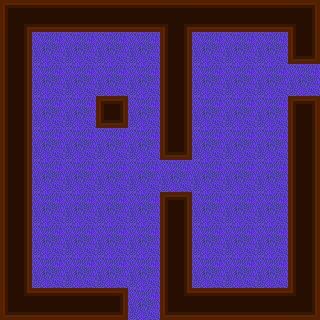

This game map was drawn from its Tiled (.tmx) file and the tilesets committed beside it. A one-line description and the trimmed map source follow:
An orthogonal 10x10 tile map with 32x32 px tiles, 2 tile layers (moquette, Calque de Tile 1), 1 hidden layer not drawn, 3 tilesets, 1 image layer and 1 object (PlayerEntity).

<map version="1.0" orientation="orthogonal" width="10" height="10" tilewidth="32" tileheight="32">
 <tileset firstgid="1" name="min" tilewidth="32" tileheight="32">
  <image source="../tilesets/walls.png" width="256" height="192" />
 </tileset>
 <tileset firstgid="49" name="meta" tilewidth="32" tileheight="32">
  <image source="../tilesets/metaset2.png" width="128" height="96" />
  <tile id="0">
   <properties>
    <property name="type" value="wall" />
   </properties>
  </tile>
  <tile id="1">
   <properties>
    <property name="type" value="box" />
   </properties>
  </tile>
  <tile id="2">
   <properties>
    <property name="type" value="tp1" />
   </properties>
  </tile>
  <tile id="3">
   <properties>
    <property name="type" value="trap" />
   </properties>
  </tile>
  <tile id="4">
   <properties>
    <property name="type" value="pp1" />
   </properties>
  </tile>
  <tile id="5">
   <properties>
    <property name="type" value="pp2" />
   </properties>
  </tile>
  <tile id="6">
   <properties>
    <property name="type" value="pp3" />
   </properties>
  </tile>
  <tile id="7">
   <properties>
    <property name="type" value="tp2" />
   </properties>
  </tile>
  <tile id="8">
   <properties>
    <property name="type" value="ppp1" />
   </properties>
  </tile>
  <tile id="9">
   <properties>
    <property name="type" value="ppp2" />
   </properties>
  </tile>
  <tile id="10">
   <properties>
    <property name="type" value="ppp3" />
   </properties>
  </tile>
 </tileset>
 <tileset firstgid="61" name="moquette" tilewidth="32" tileheight="32">
  <image source="../tilesets/moquette.png" width="96" height="192" />
 </tileset>
 <imagelayer name="Background" width="16" height="16">
  <image source="../images/background.png" />
 </imagelayer>
 <layer name="moquette" width="10" height="10">
  <data>[100 cells, 100 non-empty, 1 distinct tile ids]</data>
 </layer>
 <layer name="meta" width="10" height="10" visible="0">
  <data>[100 cells, 67 non-empty, 9 distinct tile ids]</data>
 </layer>
 <layer name="Calque de Tile 1" width="10" height="10">
  <data>[100 cells, 99 non-empty, 8 distinct tile ids]</data>
 </layer>
 <objectgroup color="#68bd17" name="Player" width="12" height="12">
  <object name="PlayerEntity" x="128" y="128" width="32" height="32">
   <properties>
    <property name="image" value="character" />
    <property name="spriteheight" value="32" />
    <property name="spritewidth" value="32" />
   </properties>
  </object>
 </objectgroup>
</map>
